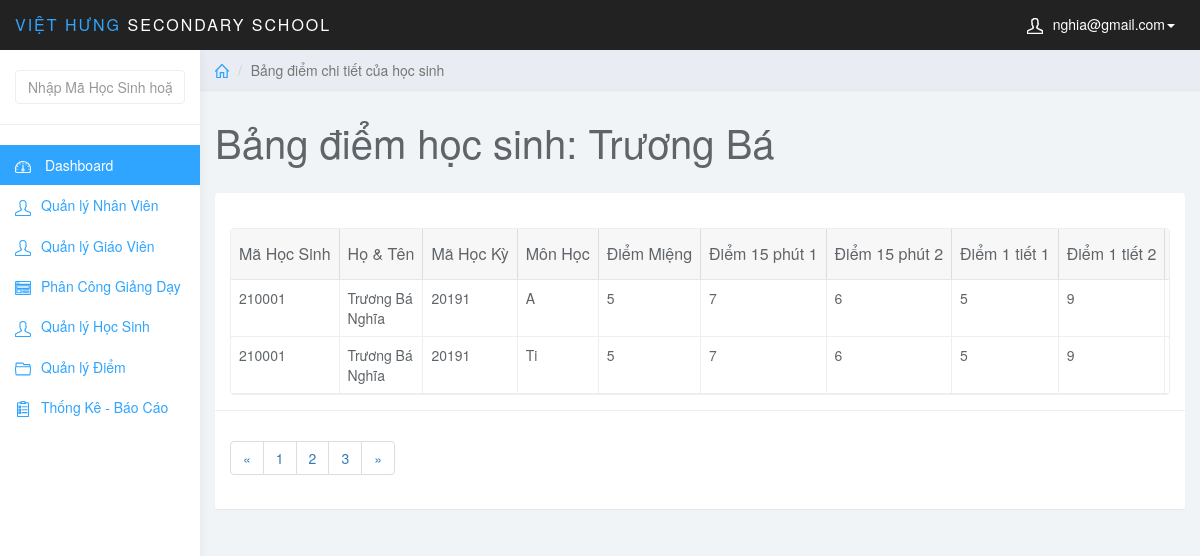
The page /admin/index.php?page=edit_diem&id_hs=210001 (signed in) on the database as committed earlier.
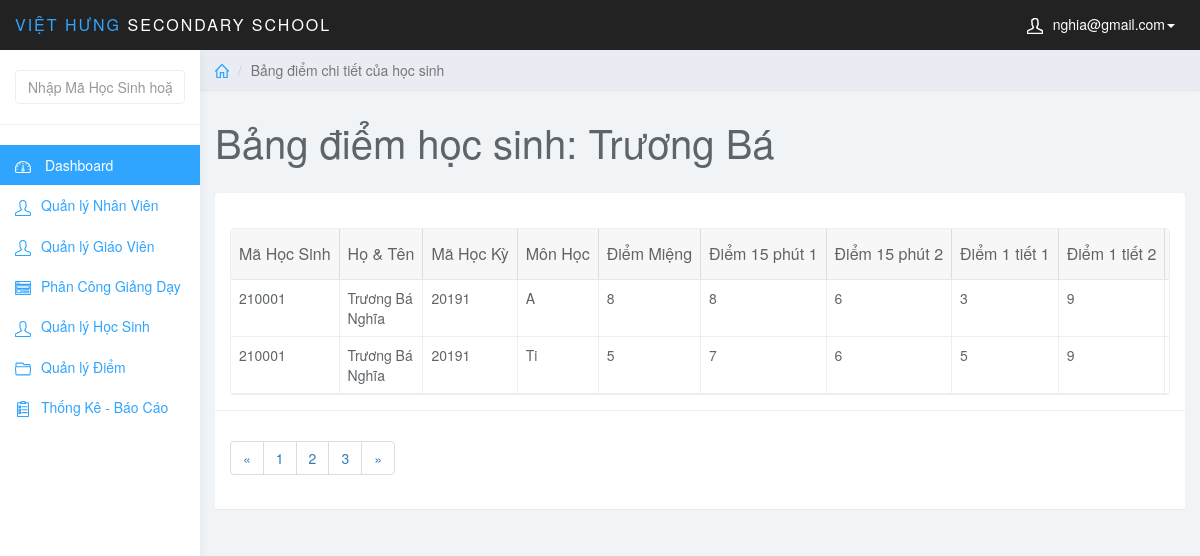
The same page on the database as committed later.
### tables this page shows
CREATE TABLE `diem` (
  `MaDiem` int(6) NOT NULL AUTO_INCREMENT,
  `MaHocKy` varchar(5) NOT NULL,
  `MaMonHoc` varchar(5) NOT NULL,
  `MaHS` int(6) NOT NULL,
  `MaLopHoc` varchar(10) NOT NULL,
  `DiemMieng` varchar(5) NOT NULL,
  `Diem15Phut1` varchar(5) NOT NULL,
  `Diem15Phut2` varchar(5) NOT NULL,
  `Diem1Tiet1` varchar(5) NOT NULL,
  `Diem1Tiet2` varchar(5) NOT NULL,
  `DiemThi` varchar(5) NOT NULL,
  `DiemTB` float NOT NULL,
  PRIMARY KEY (`MaDiem`),
  KEY `fk_diem_mahk` (`MaHocKy`),
  KEY `fk_diem_monhoc` (`MaMonHoc`),
  KEY `fk_diem_hocsinh` (`MaHS`),
  KEY `MaLopHoc` (`MaLopHoc`),
  CONSTRAINT `diem_ibfk_1` FOREIGN KEY (`MaLopHoc`) REFERENCES `lophoc` (`MaLopHoc`),
  CONSTRAINT `fk_diem_hocsinh` FOREIGN KEY (`MaHS`) REFERENCES `hocsinh` (`MaHS`),
  CONSTRAINT `fk_diem_mahk` FOREIGN KEY (`MaHocKy`) REFERENCES `hocky` (`MaHocKy`),
  CONSTRAINT `fk_diem_monhoc` FOREIGN KEY (`MaMonHoc`) REFERENCES `monhoc` (`MaMonHoc`)
);

CREATE TABLE `hocsinh` (
  `MaHS` int(6) NOT NULL,
  `MaLopHoc` varchar(10) NOT NULL,
  `TenHS` varchar(50) NOT NULL,
  `GioiTinh` varchar(5) NOT NULL,
  `NgaySinh` date NOT NULL,
  `NoiSinh` varchar(50) NOT NULL,
  `DanToc` varchar(10) NOT NULL,
  `HoTenCha` varchar(50) NOT NULL,
  `HoTenMe` varchar(50) NOT NULL,
  PRIMARY KEY (`MaHS`),
  KEY `fk_hs_lh` (`MaLopHoc`),
  CONSTRAINT `fk_hs_lh` FOREIGN KEY (`MaLopHoc`) REFERENCES `lophoc` (`MaLopHoc`)
);

CREATE TABLE `hocky` (
  `MaHocKy` varchar(5) NOT NULL,
  `TenHocKy` varchar(20) NOT NULL,
  `HeSoHK` int(1) NOT NULL,
  `NamHoc` char(10) NOT NULL,
  PRIMARY KEY (`MaHocKy`)
);

### admin/edit_diem.php (the view, shortened to what this page needs)
<?php
    $stu_id = $_GET['id_hs'];
    $sql_view = "SELECT * FROM hocsinh JOIN diem ON hocsinh.MaHS = diem.MaHS JOIN hocky ON diem.MaHocKy = hocky.MaHocKy WHERE hocsinh.MaHS = '$stu_id'";
    $query_view = mysqli_query($conn,$sql_view);
?>
<div class="col-sm-9 col-sm-offset-3 col-lg-10 col-lg-offset-2 main">
		<div class="row">
			<ol class="breadcrumb">
				<li><a href="index.php"><svg class="glyph stroked home"><use xlink:href="#stroked-home"></use></svg></a></li>
				<li class="active">Bảng điểm chi tiết của học sinh</li>
			</ol>
		</div>
		<div class="row">
			<div class="col-lg-12">
				<h1 class="page-header">Bảng điểm học sinh: Trương Bá </h1>
			</div>
		</div>
		<div class="row">
			<div class="col-lg-12">
				<div class="panel panel-default">
					<div class="panel-body">
                        <table
                            data-toolbar="#toolbar"
                            data-toggle="table">
						    <thead>
						    <tr>
						        <th data-field="id" data-sortable="true">Mã Học Sinh</th>
                                <th data-field="name"  data-sortable="true">Họ & Tên</th>
                                <th data-sortable="true">Mã Học Kỳ</th>
                                <th data-sortable="true">Môn Học</th>
                                <th data-sortable="true">Điểm Miệng</th>
                                <th data-sortable="true">Điểm 15 phút 1</th>
                                <th data-sortable="true">Điểm 15 phút 2</th>
                                <th data-sortable="true">Điểm 1 tiết 1</th>
                                <th data-sortable="true">Điểm 1 tiết 2</th>
						    </tr>
                            </thead>
                            <tbody>
                                <?php
                                    while($row_view = mysqli_fetch_assoc($query_view)){
                                ?>
                                <tr>
                                    <td><?php echo $row_view['MaHS']; ?></td>
                                    <td><?php echo $row_view['TenHS']; ?></td>
                                    <td><?php echo $row_view['MaHocKy']; ?></td>
                                    <td><?php echo $row_view['MaMonHoc']; ?></td>
                                    <td><?php echo $row_view['DiemMieng']; ?></td>
                                    <td><?php echo $row_view['Diem15Phut1']; ?></td>
                                    <td><?php echo $row_view['Diem15Phut2']; ?></td>
                                    <td><?php echo $row_view['Diem1Tiet1']; ?></td>
                                    <td><?php echo $row_view['Diem1Tiet2']; ?></td>
                                </tr>
                                    <?php }?>
                            </tbody>
						</table>
                    </div>
                    <div class="panel-footer">
                        <nav aria-label="Page navigation example">
                            <ul class="pagination">
                                <li class="page-item"><a class="page-link" href="#">&laquo;</a></li>
                                <li class="page-item"><a class="page-link" href="#">1</a></li>
                                <li class="page-item"><a class="page-link" href="#">2</a></li>
                                <li class="page-item"><a class="page-link" href="#">3</a></li>
                                <li class="page-item"><a class="page-link" href="#">&raquo;</a></li>
                            </ul>
                        </nav>
                    </div>
				</div>
			</div>
		</div>
	</div>

### admin/index.php (shortened to what this page needs)
<?php
    if (isset($_SESSION['mail_user'])) {
            include_once ('admin.php');
    }elseif(isset($_SESSION['mail_gv'])){
        include_once ('../teacher/home_gv.php');
    }
    else {
        include_once ('login.php');
    }
?>

### admin/admin.php (shortened to what this page needs)
<!DOCTYPE html>
<html>
	<head>
		<link href="css/bootstrap.min.css" rel="stylesheet">
		<link href="css/datepicker3.css" rel="stylesheet">
		<link href="css/bootstrap-table.css" rel="stylesheet">
		<link href="css/styles.css" rel="stylesheet">
	</head>
	<body>
		<nav class="navbar navbar-inverse navbar-fixed-top" role="navigation">
			<div class="container-fluid">
				<div class="navbar-header">
					<a class="navbar-brand" href="index.php"><span>VIỆT HƯNG</span> Secondary School</a>
					<ul class="user-menu">
						<li class="dropdown pull-right">
							<a href="#" class="dropdown-toggle" data-toggle="dropdown"><svg
									class="glyph stroked male-user">
									<use xlink:href="#stroked-male-user"></use>
								</svg><?php echo $_SESSION['mail_user'] ?><span class="caret"></span></a>
						</li>
					</ul>
				</div>
			</div>
		</nav>
		<div id="sidebar-collapse" class="col-sm-3 col-lg-2 sidebar">
			<?php include_once('search_box.php'); ?>
			<ul class="nav menu">
				<li class="active"><a href="index.php"><svg class="glyph stroked dashboard-dial">
							<use xlink:href="#stroked-dashboard-dial"></use>
						</svg> Dashboard</a></li>
				<li><a href="index.php?page=user"><svg class="glyph stroked male user ">
							<use xlink:href="#stroked-male-user" /></svg>Quản lý Nhân Viên</a></li>
				<li><a href="index.php?page=teacher"><svg class="glyph stroked male user ">
							<use xlink:href="#stroked-male-user" /></svg>Quản lý Giáo Viên</a></li>
				<li><a href="index.php?page=assigned"><svg class="glyph stroked male user ">
                            <use xlink:href="#stroked-app-window-with-content" /></svg>Phân Công Giảng Dạy</a></li>
                <li><a href="index.php?page=class"><svg class="glyph stroked male user ">
                            <use xlink:href="#stroked-male-user" /></svg>Quản lý Học Sinh</a></li>
				<li><a href="index.php?page=diem"><svg class="glyph stroked open folder">
							<use xlink:href="#stroked-open-folder" /></svg>Quản lý Điểm</a></li>
				<li><a href="#"><svg class="glyph stroked clipboard with paper"><use xlink:href="#stroked-clipboard-with-paper"/></svg>Thống Kê - Báo Cáo</a></li>
			</ul>
		</div>
        <?php
			if (isset($_GET['page'])) {
				switch ($_GET['page']) {
					case 'edit_diem':
						include_once('edit_diem.php');
						break;
				}
			}else {
				include_once('statistic.php');
			}
        ?>
	</body>
</html>

### admin/search_box.php (shortened to what this page needs)
<form action="index.php" method="GET" role="search">
	<div class="form-group">
        <input name="keyword" type="text" class="form-control" placeholder="Nhập Mã Học Sinh hoặc Tên Học Sinh">
	</div>
</form>

### admin/css/styles.css (style rules this page uses)
body { background: #f1f4f7; padding-top: 50px; color: #5f6468; }
a, a:hover, a:focus { color: #30a5ff; }
h1, h2, h3, h4, h5, h6 { color: #5f6468; }
h1 { font-weight: 300; font-size: 40px; }
.form-control { border: 1px solid #eee; box-shadow: none; }
.navbar-header .navbar-brand { color: #fff; font-size: 16px; text-transform: uppercase; font-weight: 500; letter-spacing: 2px; }
.navbar-header .navbar-brand span { color: #30a5ff; }
.panel { border: 0; }
.panel-footer { background: #fff; border-top: 1px solid #eee; }
.navbar { border: 0; }
.user-menu { display: inline-block; margin-top: 14px; margin-right: 10px; float: right; list-style: none; padding: 0; }
.user-menu a { color: #fff; }
.sidebar { display: block; background-color: #fff; padding: 0; display: none; }
.sidebar form { padding: 20px 15px 5px 15px; border-bottom: 1px solid #eee; margin-bottom: 20px; }
@media (min-width: 768px) { .sidebar { display: block; position: fixed; top: 50px; bottom: 0; left: 0; z-index: 1000; display: block; margin: 0; padding: 0; overflow-x: hidden; overflow-y: auto; background-color: #fff; box-shadow: 1px 0px 10px rgba(0, 0, 0, .05); } }
@media (min-width: 768px) { .navbar-header { width: 100%; } }
.sidebar ul.nav .active a, .sidebar ul.nav li.parent a.active, .sidebar ul.nav .active > a:hover, .sidebar ul.nav li.parent a.active:hover, .sidebar ul.nav .active > a:focus, .sidebar ul.nav li.parent a.active:focus { color: #fff; background-color: #30a5ff; }
.breadcrumb { border-radius: 0; padding: 10px 15px; background: #e9ecf2; box-shadow: 0 1px 1px rgba(0, 0, 0, .05); margin: 0 ; }
h1.page-header { margin-top: 30px; border-bottom: 0; }
.table { background: #fff; }
.sidebar .glyph, .user-menu .glyph { height: 16px; width: 16px; margin: 0 10px 0 0; stroke-width: 3px; }
.user-menu .glyph { stroke-width: 4px; }
.breadcrumb .glyph { height: 14px; width: 14px; margin: -2px 0 0 0; stroke-width: 4px; }

Rows that differ between the two databases and show on the page:
changed diem (number 1 of 2 on the later page): DiemMieng "5" → "8"; Diem15Phut1 "7" → "8"; Diem1Tiet1 "5" → "3"
